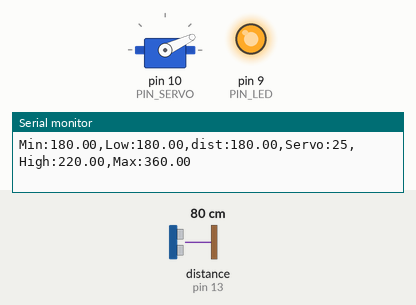
A sketch run on a simulated Arduino Uno, built with avr-gcc and run on an emulated ATmega328P. Parts: servo, output pins drawn as LEDs (lit = HIGH), the last lines printed to the serial monitor. Wiring (inferred from the names in the program): ultrasonic range finder: trigger pin 12; echo pin 13. The test bench sets the inputs (shaded band); at power-on: distance to the obstacle (sensor on pin 13) 80 cm. The echo pulse lasts 58.3 µs per cm; pins used as bus, display or sensor lines are not drawn.

Above: at 1.2 s.
1.3 s: distance to the obstacle (sensor on pin 13) set to 39 cm
4.3 s: distance to the obstacle (sensor on pin 13) set to 35 cm
At 5.1 s:
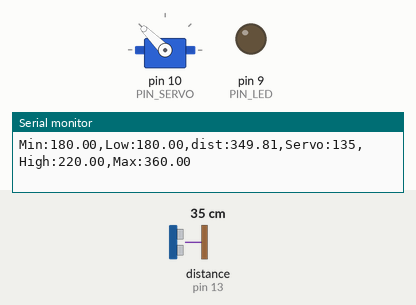
5.8 s: distance to the obstacle (sensor on pin 13) set to 2 cm
At 6.8 s:
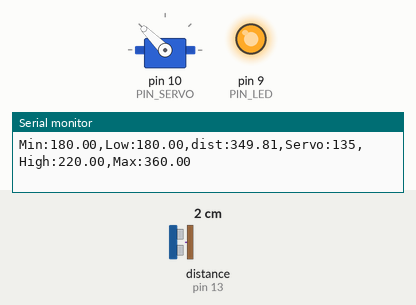
Timing chart, 0 to 8.8 s (numbered marks = the images above; inputs shaded):
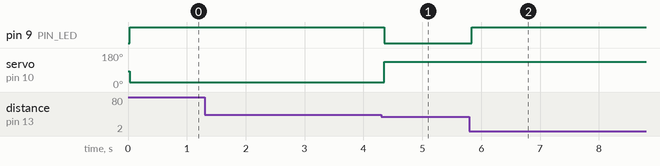

Measured:
- the behaviour switches between 36 and 35 cm on distance to the obstacle (sensor on pin 13) (found by bisection; images 0 and 1)
- after the input at 4.3 s, pin 9 (PIN_LED): HIGH → LOW after 0.06 s; servo on pin 10 (PIN_SERVO): 25° → 135° after 0.06 s
- after the input at 5.8 s, pin 9 (PIN_LED): LOW → HIGH at once

The sketch:

11_example_1.ino
```cpp
#include <Servo.h>

// Arduino pin assignment
#define PIN_LED   9   // LED active-low
#define PIN_TRIG  12  // sonar sensor TRIGGER
#define PIN_ECHO  13  // sonar sensor ECHO
#define PIN_SERVO 10  // servi motor

// configurable parameters for sonar
#define SND_VEL 346.0     // sound velocity at 24 celsius degree (unit: m/sec)
#define INTERVAL 25      // sampling interval (unit: msec)
#define PULSE_DURATION 10 // ultra-sound Pulse Duration (unit: usec)
#define _DIST_MIN 180.0   // minimum distance to be measured (unit: mm)
#define _DIST_MAX 360.0   // maximum distance to be measured (unit: mm)

#define TIMEOUT ((INTERVAL / 2) * 1000.0) // maximum echo waiting time (unit: usec)
#define SCALE (0.001 * 0.5 * SND_VEL) // coefficent to convert duration to distance

#define _EMA_ALPHA 0.00000001   // EMA weight of new sample (range: 0 to 1)
                          // Setting EMA to 1 effectively disables EMA filter.

// Target Distance
#define _TARGET_LOW  180.0
#define _TARGET_HIGH 220.0

// duty duration for myservo.writeMicroseconds()
// NEEDS TUNING (servo by servo)

#define _DUTY_MIN 800 // servo full clockwise position (0 degree)
#define _DUTY_NEU 1400 // servo neutral position (90 degree)
#define _DUTY_MAX 2000 // servo full counterclockwise position (180 degree)

// global variables
float  dist_ema = _DIST_MAX;
float  dist_prev = _DIST_MAX; // unit: mm
unsigned long last_sampling_time;       // unit: ms

Servo myservo;

void setup() {
  // initialize GPIO pins
  pinMode(PIN_LED, OUTPUT);
  pinMode(PIN_TRIG, OUTPUT);    // sonar TRIGGER
  pinMode(PIN_ECHO, INPUT);     // sonar ECHO
  digitalWrite(PIN_TRIG, LOW);  // turn-off Sonar

  myservo.attach(PIN_SERVO);
  myservo.writeMicroseconds(_DUTY_NEU);

  // initialize USS related variables
  dist_prev = _DIST_MIN; // raw distance output from USS (unit: mm)

  // initialize serial port
  Serial.begin(9600);
}

void loop() {
  float  dist_raw;

  // wait until next sampling time.
  if (millis() < (last_sampling_time + INTERVAL))
    return;

  dist_raw = USS_measure(PIN_TRIG, PIN_ECHO); // read distance

  if ((dist_raw-dist_prev>1.0)&&(dist_prev-dist_raw>=1.0))
    dist_raw=dist_prev;

  if ((dist_raw == 0.0) || (dist_raw > _DIST_MAX)) {
    dist_raw = dist_prev;           // Cut higher than maximum
    digitalWrite(PIN_LED, 1);       // LED OFF
  } else if (dist_raw < _DIST_MIN) {
    dist_raw = dist_prev;           // cut lower than minimum
    digitalWrite(PIN_LED, 1);       // LED OFF
  } else {    // In desired Range
    dist_prev = dist_raw;
    digitalWrite(PIN_LED, 0);       // LED ON
  }

  // Apply ema filter here
  dist_ema = _EMA_ALPHA*dist_raw+(1-_EMA_ALPHA)*dist_prev;
  dist_prev = dist_raw;


  // adjust servo position according to the USS read value
  if (dist_ema<=180.0){
    myservo.writeMicroseconds(_DUTY_MIN);
  } else if (dist_ema>360.0) {
    myservo.writeMicroseconds(_DUTY_NEU);
  } else {
    float proportion = (dist_ema - 180.0) / (360.0 - 180.0);
    int servo_angle = _DUTY_MIN + proportion * (_DUTY_MAX - _DUTY_MIN);
    myservo.writeMicroseconds(servo_angle);

  }

  // output the distance to the serial port
  Serial.print("Min:");    Serial.print(_DIST_MIN);
  Serial.print(",Low:");   Serial.print(_TARGET_LOW);
  Serial.print(",dist:");  Serial.print(dist_raw);
  Serial.print(",Servo:"); Serial.print(myservo.read());
  Serial.print(",High:");  Serial.print(_TARGET_HIGH);
  Serial.print(",Max:");   Serial.print(_DIST_MAX);
  Serial.println("");

  // update last sampling time
  last_sampling_time += INTERVAL;
}

// get a distance reading from USS. return value is in millimeter.
float USS_measure(int TRIG, int ECHO)
{
  digitalWrite(TRIG, HIGH);
  delayMicroseconds(PULSE_DURATION);
  digitalWrite(TRIG, LOW);

  return pulseIn(ECHO, HIGH, TIMEOUT) * SCALE; // unit: mm
}
```
